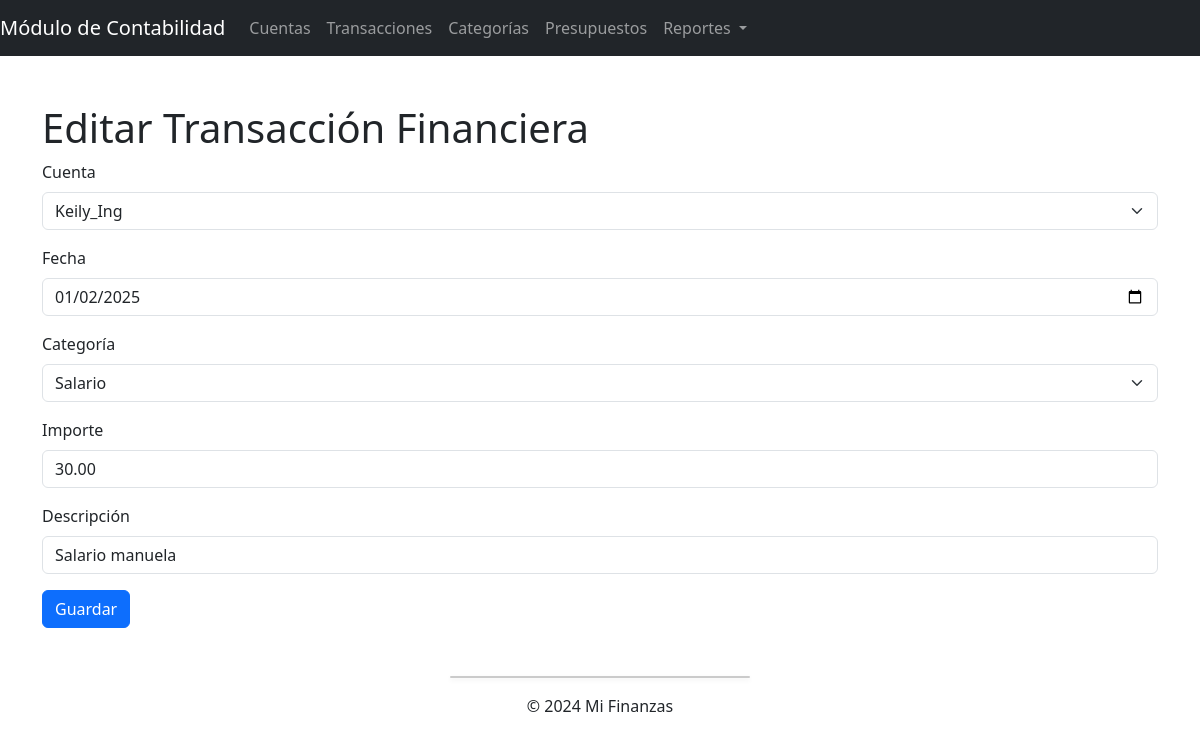
Screenshot of /transacciones/1/editar/ with the database file from the repository.
### contabilidad/models.py (models this page shows)
class Transaccion(models.Model):
    id = models.AutoField(primary_key=True)
    fecha = models.DateField()
    descripcion = models.CharField(max_length=255, null=True)
    importe = models.DecimalField(max_digits=10, decimal_places=2)  # Cambiado a DecimalField
    categoria = models.ForeignKey(Categoria, on_delete=models.CASCADE)
    cuenta = models.ForeignKey(Cuenta, on_delete=models.CASCADE)

### contabilidad/views.py (the view)
# urls.py: path('transacciones/<int:pk>/editar/', transaccion_editar, name='transaccion_editar'),
def transaccion_editar(request, pk):
    transaccion = get_object_or_404(Transaccion, pk=pk)
    if request.method == 'POST':
        form = TransaccionForm(request.POST, instance=transaccion)
        if form.is_valid():
            form.save()
            messages.success(request, 'Transacción editada correctamente.')
            return redirect('transaccion_listar')
    else:
        form = TransaccionForm(instance=transaccion)
    context = {
        'form': form,
    }
    return render(request, 'contabilidad/transacciones/editar.html', context)

### contabilidad/forms.py
class TransaccionForm(forms.ModelForm):
    cuenta = forms.ModelChoiceField(queryset=Cuenta.objects.all(), label='Cuenta')
    fecha = forms.DateField(
        widget=forms.DateInput(
            attrs={
                'type': 'date',
                'class': 'form-control',
                'value': date.today().strftime('%Y-%m-%d')
            }), label='Fecha')
    categoria = forms.ModelChoiceField(queryset=Categoria.objects.all(), required=False, label='Categoría')
    importe = forms.DecimalField(label='Importe')
    descripcion = forms.CharField(label='Descripción')
    class Meta:
        model = Transaccion
        fields = ['cuenta','fecha', 'categoria', 'importe', 'descripcion' ]

### contabilidad/models.py (called while the page is built)
    def __str__(self):
        return self.nombre

    def __str__(self):
        return self.nombre

### contabilidad/templates/contabilidad/transacciones/editar.html (shortened to what this page needs)
{% extends 'base.html' %}
{% load django_bootstrap5 %}
{% block content %}
    <h1>Editar Transacción Financiera</h1>
    <form method="post">
        {% bootstrap_form form %}
        <button type="submit" class="btn btn-primary">Guardar</button>
    </form>
{% endblock %}

### rows the page displays
Transaccion: cuenta "Keily_Ing", fecha "01/02/2025", categoria "Salario", importe "30.00", descripcion "Salario manuela"
